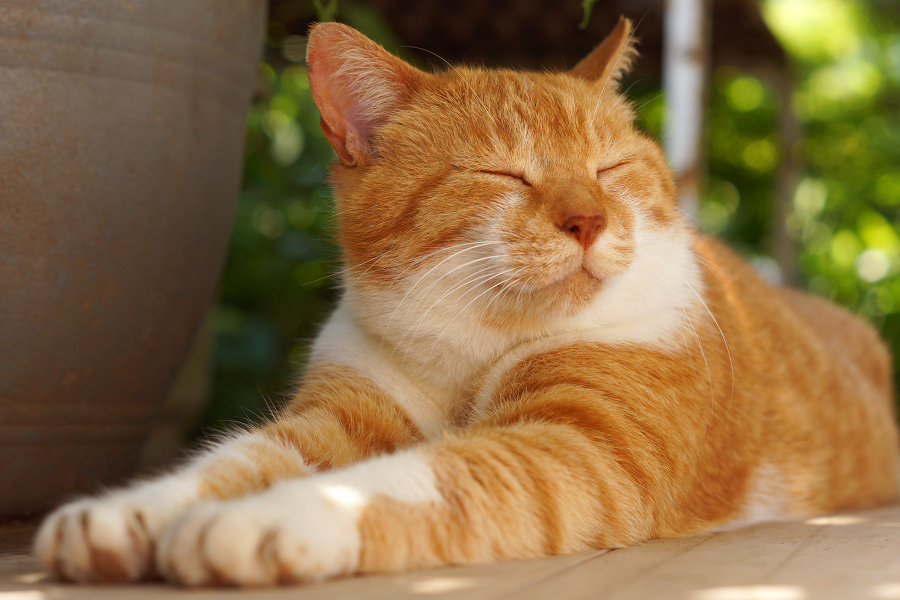
#> input picture Article07 - 5 Python's Image Processing Libraries directory/blob/cat1.jpg, 1800 x 1200 px, found by its file name (shown at 1/2 size)
$ python demo01_pillow.py
#> lines starting #> are read from the running program, lines starting #| are printed output that depends on the picture
from __future__ import print_function
from PIL import Image

im = Image.open("C:/Users/YOUR_USERNAME/cat1.jpg")
#> im is the input picture: PIL image 1800x1200 RGB; mean R, G, B 139.3, 110.1, 69.4
box = (0, 0, 540, 720)
region = im.crop(box)
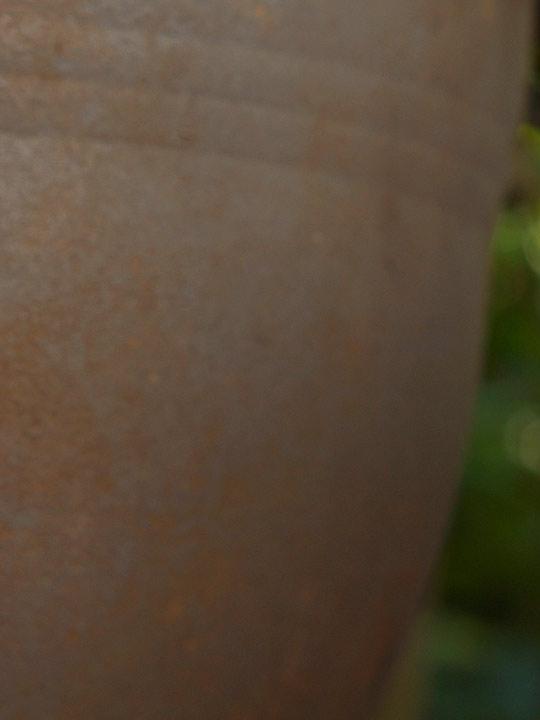
#> region: PIL image 540x720 RGB; mean R, G, B 89.2, 73.6, 55.7
region = region.transpose(Image.ROTATE_180)
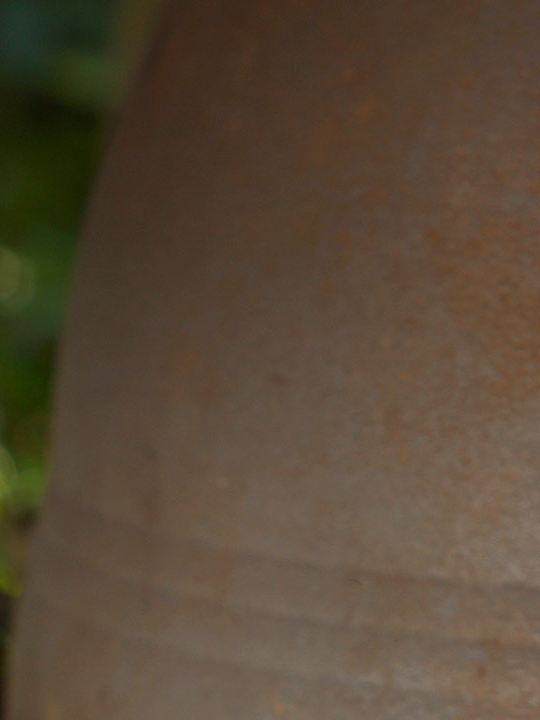
#> region: PIL image 540x720 RGB; mean R, G, B 89.2, 73.6, 55.7
region = region.transpose(Image.FLIP_LEFT_RIGHT)
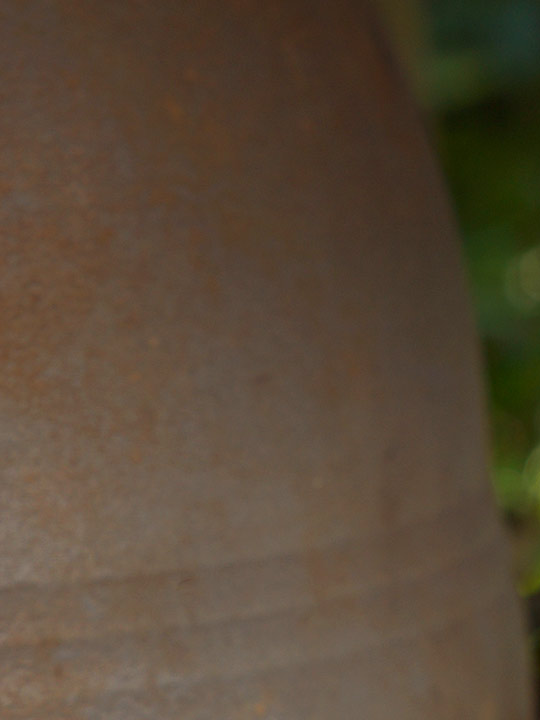
#> region: PIL image 540x720 RGB; mean R, G, B 89.2, 73.6, 55.7
im.paste(region, box)
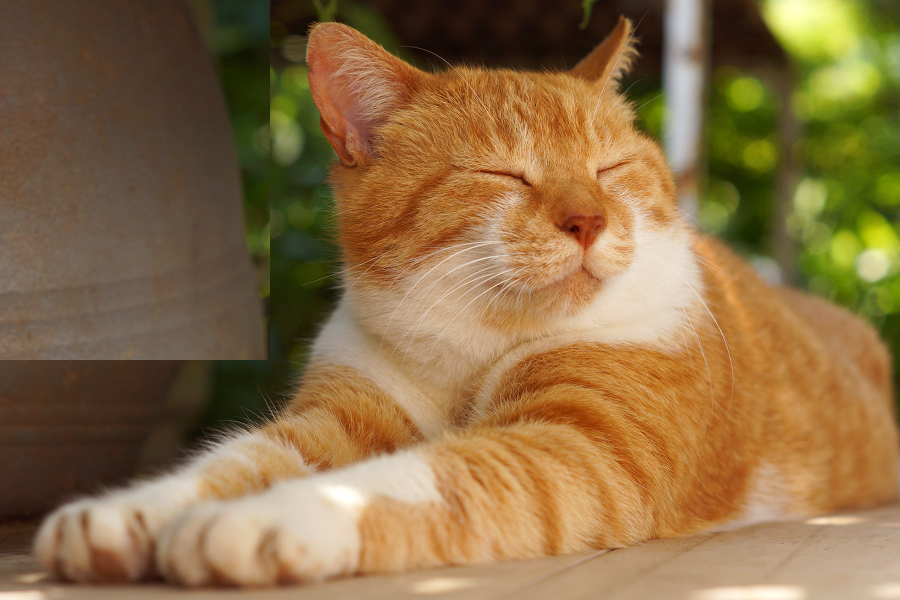
#> im: PIL image 1800x1200 RGB (shown at 1/2 size); mean R, G, B 139.3, 110.1, 69.4
im = im.rotate(45)
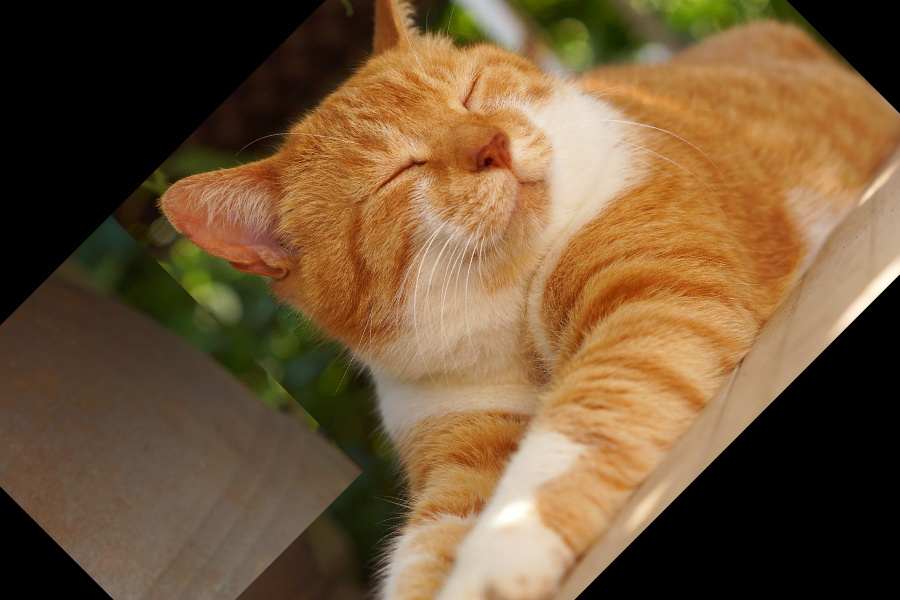
#> im: PIL image 1800x1200 RGB (shown at 1/2 size); mean R, G, B 113.3, 86.6, 55.5
im.save("C:/Users/YOUR_USERNAME/cat1Rotated.jpg")
